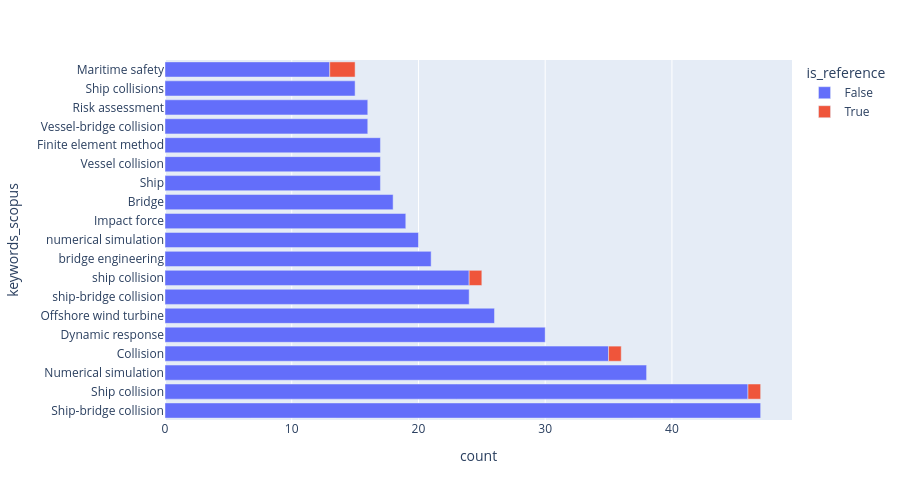

Here is the notebook cell this chart was saved with:
### Markdown cell above
# Keywords analysis

### Code cell
plot_histogram(
    df_dimensions_filtering_topic,
    col_name="keywords_scopus",
    seperator="|",
    min_count_to_keep=15,
    height=500,
)

### Figure 1 — Plotly figure (JSON) as saved in the notebook; plotly's stock layout.template omitted (floating-point values rounded to 4 significant figures)
{"data": [{"hovertemplate": "is_reference=False<br>count=%{x}<br>keywords_scopus=%{y}<extra></extra>", "legendgroup": "False", "marker": {"color": "#636efa", "pattern": {"shape": ""}}, "name": "False", "orientation": "h", "showlegend": true, "textposition": "auto", "type": "bar", "x": [47, 46, 38, 35, 30, 26, 24, 24, 21, 20, 19, 18, 17, 17, 17, 16, 16, 15, 13], "xaxis": "x", "y": ["Ship-bridge collision", "Ship collision", "Numerical simulation", "Collision", "Dynamic response", "Offshore wind turbine", "ship-bridge collision", "ship collision", "bridge engineering", "numerical simulation", "Impact force", "Bridge", "Ship", "Vessel collision", "Finite element method", "Vessel-bridge collision", "Risk assessment", "Ship collisions", "Maritime safety"], "yaxis": "y"}, {"hovertemplate": "is_reference=True<br>count=%{x}<br>keywords_scopus=%{y}<extra></extra>", "legendgroup": "True", "marker": {"color": "#EF553B", "pattern": {"shape": ""}}, "name": "True", "orientation": "h", "showlegend": true, "textposition": "auto", "type": "bar", "x": [2, 1, 1, 1], "xaxis": "x", "y": ["Maritime safety", "Ship collision", "ship collision", "Collision"], "yaxis": "y"}], "layout": {"barmode": "relative", "height": 500, "legend": {"title": {"text": "is_reference"}, "tracegroupgap": 0}, "margin": {"t": 60}, "xaxis": {"anchor": "y", "domain": [0, 1], "title": {"text": "count"}}, "yaxis": {"anchor": "x", "domain": [0, 1], "title": {"text": "keywords_scopus"}}}}
